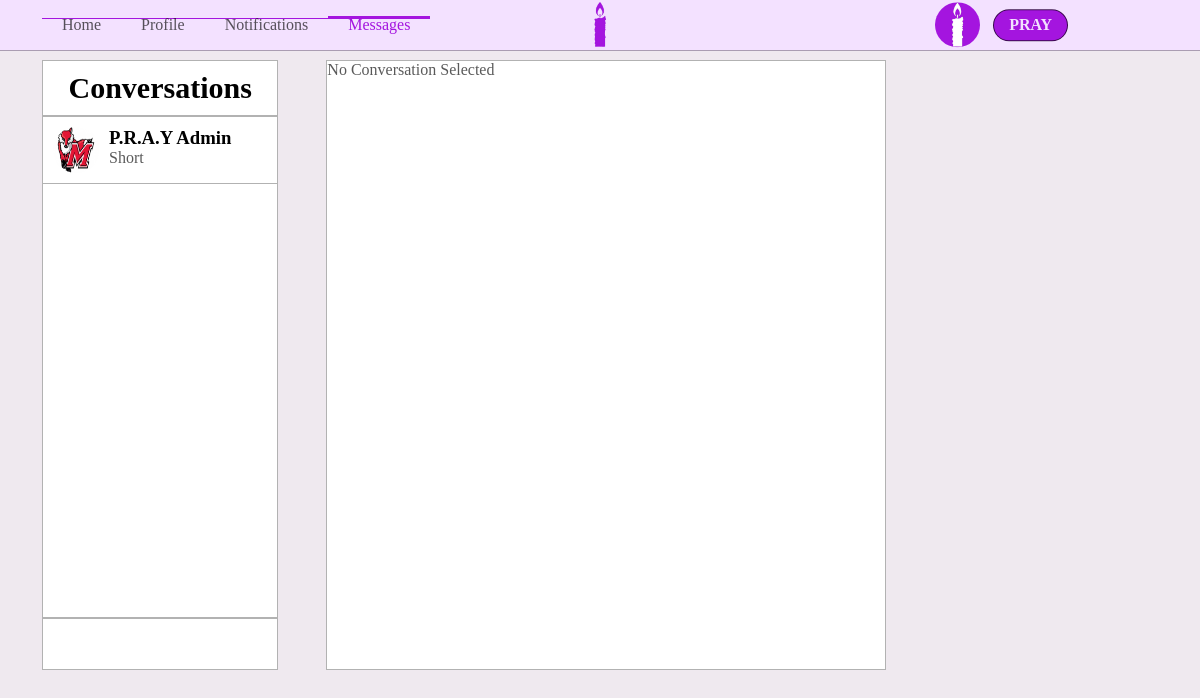
The app's page /messages.php (signed in) with its own data.
### tables this page shows
CREATE TABLE Users(
    userid INT(10) PRIMARY KEY AUTO_INCREMENT,
    fname VARCHAR(20),
    lname VARCHAR(20),
    username VARCHAR(12),
    user_password VARCHAR(15),
    zipCode INT(10),
    Primary_religion INT(10),
    default_view VARCHAR(20),
    email VARCHAR(30),
    phone_number VARCHAR(15),
    pPicture VARCHAR(20),
    bPicture VARCHAR(20),
    dateLastMaint DATETIME DEFAULT CURRENT_TIMESTAMP,
    dateAdded DATETIME DEFAULT CURRENT_TIMESTAMP,
    CONSTRAINT FK_Users_Religions FOREIGN KEY (Primary_religion) REFERENCES Religions (relid)
);

CREATE TABLE Messages(
    messageid INT(10) PRIMARY KEY AUTO_INCREMENT,
    msg VARCHAR(5000),
    userid INT(10),
    img VARCHAR(5000),
    dateLastMaint DATETIME DEFAULT CURRENT_TIMESTAMP,
    dateAdded DATETIME DEFAULT CURRENT_TIMESTAMP,
    CONSTRAINT FK_User_Messages FOREIGN KEY (userid) REFERENCES Users (userid)
);

### Database/mydb.php (called while the page is built, shortened)
<?php
Class mydb {
    protected $conn;
    Public function __construct($con){
        $this->conn = $con;
    }
    function FetchQuery($query){
        $arrayresult = [];
        if($queryresult = mysqli_query($this->conn, $query)){
            while ($row = mysqli_fetch_assoc($queryresult)){
                $arrayresult[] = $row;
            }
            return $arrayresult;
        }else{
            return false;
        }
    }
}
?>

### Classes/messagesCreator.php (the view, shortened to what this page needs)
<?php
    class MessageCreator{
        protected $db;
        protected $userid;
        Public function __construct($db, $userid){
            $this->db = $db;
            $this->userid = $userid;
        }
        function getUsers(){
            $query = "SELECT DISTINCT u.userid, u.fname, u.lname, u.username, u.pPicture
                      FROM User_Messages um, Users u, Messages m
                      WHERE (um.userid = u.userid
                      AND m.messageid = um.messageid
                      AND m.userid = '$this->userid')
                      OR (m.userid = u.userid
                      AND m.messageid = um.messageid
                      AND um.userid = '$this->userid')";
            $result = $this->db->fetchQuery($query);
            return $result;
        }
        function getMessages($id){
            $query = "SELECT DISTINCT m.userid, m.msg, u.fname, m.messageid
                      FROM User_messages um, Messages m, Users u
                      WHERE um.messageid = m.messageid
                      AND u.userid = '$id'
                      AND(um.userid = '$id'
                      OR m.userid = '$id')
                      ORDER BY m.dateAdded, m.messageid";
            $result = $this->db->fetchQuery($query);
            return $result;
        }
        function previewConvo($user, $msg){
            echo "<div id='msg-prv--".$user['userid']."'class='message-preview' onclick=setMessage(".$user['userid'].")>
                    <form method='post' action='php/setmessage.php'>
                        <button name='userid' id='set-msg--".$user['userid']."'class='hidden' value='".$user['userid']."'></button>
                    </form>
                    <div class='message-preview-img'>
                        <img class='feed-profile-img'src='images/Users/".$user['userid']."/Profile/".$user['pPicture']."'>
                    </div>
                    <div class='message-preview-content'>
                        <div class='message-preview-name'>
                            <h3>".$user['fname']." ".$user['lname']."</h3>
                        </div>
                        <div class='message-preview-msg'>
                            <p>". $msg ."</p>
                        </div>
                    </div>
                  </div>";
        }
    }
?>

### messages.php (shortened to what this page needs)
<?php
    include 'config/dbconfig.php';
    include 'config/permissions.php';
    include 'Classes/createheader.php';
    include 'Classes/createFooter.php';
    include 'Classes/messagesCreator.php';
    $curconvo = isset($_SESSION['curconvo']) ? $_SESSION['curconvo'] : '';
    $messager = new messageCreator($db, $id);
    $users = $messager->getUsers();
?>
    <section class='index-body'>
        <div class='messages-users-settings-box'>
            <div class='messages-users-heading-box'>
                <p class='messages-users-heading'>Conversations</p>
            </div>
            <div class='messages-users'>
                <?php
                    foreach($users as $i){
                        $messages[$i['userid']] = $messager->getMessages($i['userid']);
                        end($messages[$i['userid']]);
                        $key = key($messages[$i['userid']]);
                        $recentmsg = $messages[$i['userid']][$key]['msg'];
                        $messager->previewConvo($i,$recentmsg);
                    }
                ?>
            </div>
            <div class='messages-settings'>
            </div>
        </div>
        <div class='messages-feed'>
            <?php
            if($curconvo != ''){
                $messager->displayConvo($messages[$curconvo], $curconvo);
            }else{?>
                <div class='messages-default'>
                <p>No Conversation Selected</p>
                </div>
            <?php } ?>
        </div>
    </section>

### records on screen
users: pPicture (picture), fname "P.R.A.Y", lname "Admin", messages.msg "Short"

### other values on screen
$i['name'] "Home"
$i['name'] "Profile"
$i['name'] "Notifications"
$i['name'] "Messages"
